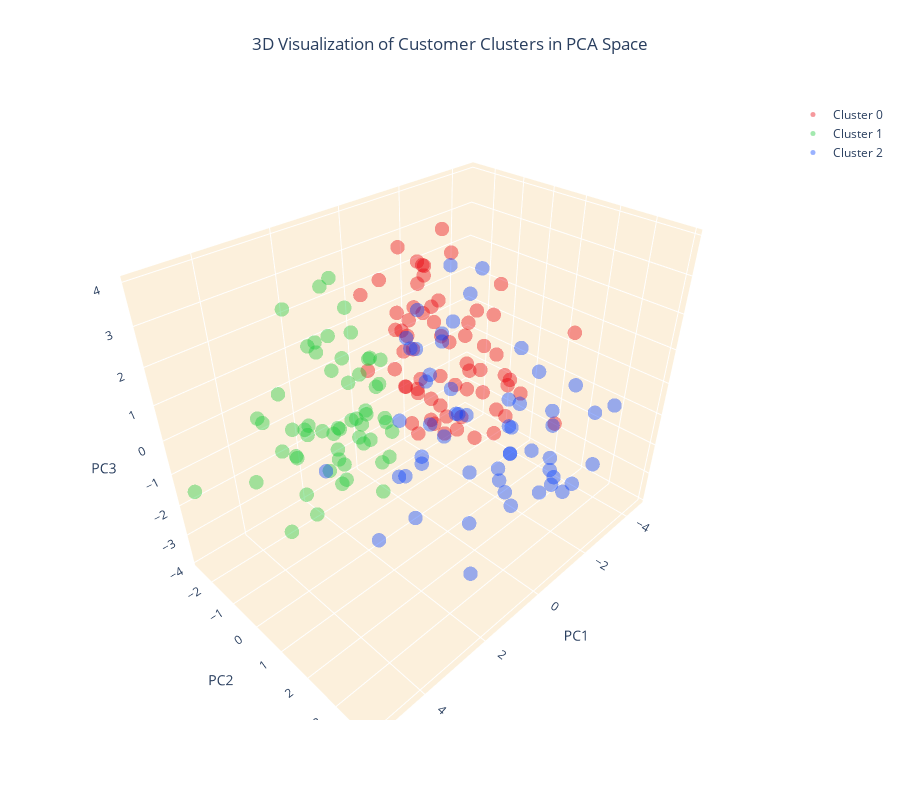

The notebook cell saved with this chart:
### Markdown cell above
###  3D Visualization of Top Principal Components

### Code cell
# Setting up the color scheme for the clusters (RGB order)
colors = ['#e8000b', '#1ac938', '#023eff']

# Create separate data frames for each cluster
cluster_0 = customer_data_pca[customer_data_pca['cluster'] == 0]
cluster_1 = customer_data_pca[customer_data_pca['cluster'] == 1]
cluster_2 = customer_data_pca[customer_data_pca['cluster'] == 2]

# Create a 3D scatter plot
fig = go.Figure()

# Add data points for each cluster separately and specify the color
fig.add_trace(go.Scatter3d(x=cluster_0['PC1'], y=cluster_0['PC2'], z=cluster_0['PC3'], 
                           mode='markers', marker=dict(color=colors[0], size=5, opacity=0.4), name='Cluster 0'))
fig.add_trace(go.Scatter3d(x=cluster_1['PC1'], y=cluster_1['PC2'], z=cluster_1['PC3'], 
                           mode='markers', marker=dict(color=colors[1], size=5, opacity=0.4), name='Cluster 1'))
fig.add_trace(go.Scatter3d(x=cluster_2['PC1'], y=cluster_2['PC2'], z=cluster_2['PC3'], 
                           mode='markers', marker=dict(color=colors[2], size=5, opacity=0.4), name='Cluster 2'))

# Set the title and layout details
fig.update_layout(
    title=dict(text='3D Visualization of Customer Clusters in PCA Space', x=0.5),
    scene=dict(
        xaxis=dict(backgroundcolor="#fcf0dc", gridcolor='white', title='PC1'),
        yaxis=dict(backgroundcolor="#fcf0dc", gridcolor='white', title='PC2'),
        zaxis=dict(backgroundcolor="#fcf0dc", gridcolor='white', title='PC3'),
    ),
    width=900,
    height=800
)

# Show the plot
fig.show()
